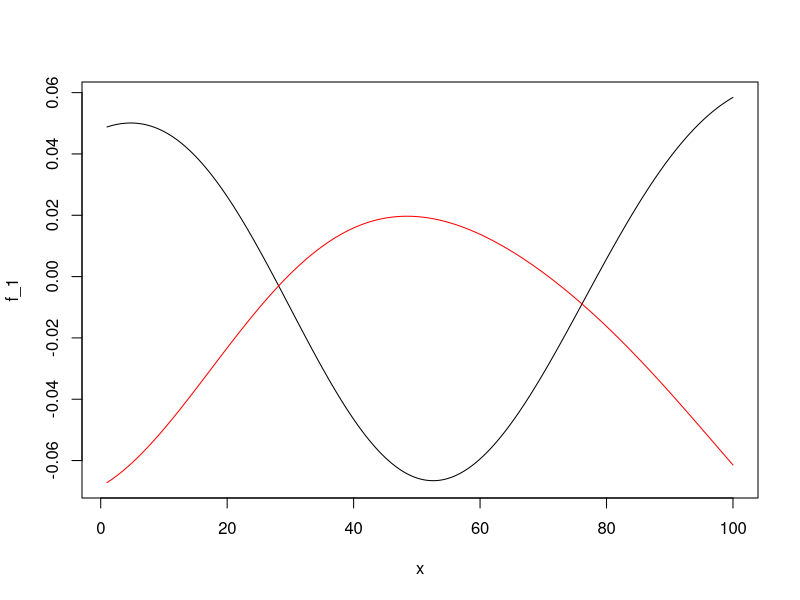

Recreate this plot in R. (Note: this script raises an error after producing the figure.)
library(mvtnorm)

set.seed(100)

data_format = NULL

# Setting up the true parameters / functional curves ---------------------------
x = seq(1, 100, by = 0.5)

s1 = 28
s2 = 38

U_1 = 1/(s1*sqrt(2 * pi))
U_2 = 1/(s2*sqrt(2 * pi))

# covariance for f_1 and f_2 
# U_j exp(-(x-t)^2  /  2s_j^2)
K_1 = K_2 = matrix(nrow=length(x), ncol = length(x))

rownum = 1
for(i in x) {
    colnum = 1
    for(j in x) {
        K_1[rownum, colnum] = U_1 * exp(-((i - j)^2) / (2 * s1^2))
        K_2[rownum, colnum] = U_2 * exp(-((i - j)^2) / (2 * s2^2))
        colnum = colnum + 1
    }
    rownum = rownum + 1
}

f_1 = rmvnorm(n = 1, mean = rep(0, length(x)), sigma = K_1)
f_2 = rmvnorm(n = 1, mean = rep(0, length(x)), sigma = K_2)
plot(x, f_1, type = 'l', ylim = c(min(min(f_1), min(f_2)), max(max(f_1), max(f_2))))
lines(x, f_2, col = 'red')

pars = c( 0,       # init
          -2, -2,  # beta
          0.00005, # sigma2
          s1, s2 , # s1 and s2
          f_1, f_2) 

# par_index = list( init=1, beta = 2:3, sigma2 = 4, s = 5:6,
#                   f1 = 7:205,
#                   f2 = 206:length(pars))
par_index = list( init=1, beta = 2:3, sigma2 = 4, s = 5:6,
                  f1 = 7:106,
                  f2 = 107:length(pars))

for(ind in 1:100){
    
    # Generate the z_i ------------------------------------------------------------
    # z_i iid
    # z_1 = sample(x = 1:2, size = length(x), prob = c(0.7,0.3), replace = T)
    
    # z_i markov
    init_prob = c(1, exp(pars[par_index$init]))
    init_prob = init_prob / sum(init_prob)
    
    tpm = matrix(c(1, exp(pars[par_index$beta][1]),
                   exp(pars[par_index$beta][2]), 1), nrow=2, byrow = T)
    tpm = tpm / rowSums(tpm)
    
    z_2 = sample(x = 1:2, size = 1, prob = init_prob)
    for(i in 2:length(x)){
        z_2 = c(z_2, sample(x = 1:2, size = 1, prob = tpm[tail(z_2, 1), ]))
    }
    
    # Generate the data -----------------------------------------------------------
    
    y_2 = NULL
    
    for(i in 1:length(x)) {
        # if(z_1[i] == 1) y_1 = c(y_1, f_1[i])
        # else y_1 = c(y_1, f_2[i])
        if(z_2[i] == 1) y_2 = c(y_2, pars[par_index$f1][i])
        else y_2 = c(y_2, pars[par_index$f2][i])
    }
    
    sigma2 = pars[par_index$sigma2]
    
    y_2 = y_2 + sqrt(sigma2) * rnorm(length(y_2))
    # points(x, y_2)
    
    temp = cbind(ind, y_2, x, z_2)
    data_format = rbind(data_format, temp)
}

colnames(data_format) = c('id', 'y', 'x', 'true_state')

save(data_format, file = 'Data/data_format.rda')
save(pars, file = 'Data/true_pars.rda')
save(par_index, file = 'Data/par_index.rda')



# Initial test of getting splines to fit data
# library(splines)
# 
# deg   = 3
# ndx   = deg * length(x)^(1/5) 
# xr    = max(x)
# xl    = min(x)
# xmax  = xr + 0.01 * (xr - xl)
# xmin  = xl - 0.01 * (xr - xl)
# dt    = (xmax - xmin) / ndx
# knots = seq(xmin - deg * dt, xmax + deg * dt, by = dt)
# B     = splineDesign(knots = knots, x = x, ord = deg + 1, derivs = 0,outer.ok = TRUE)
# 
# 
# # Fit model
# fit = lsfit(B, y_1, intercept = T)
# lines(x, cbind(1, B) %*% fit$coefficients, col = 2)
